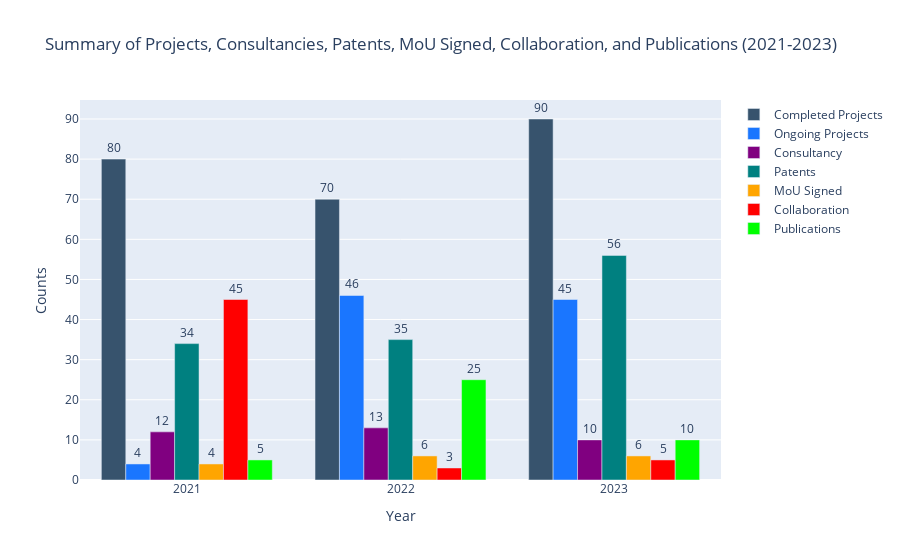

Notebook code for this chart:
### Code cell
import plotly.graph_objects as go

# Data for the table
years = [2021, 2022, 2023]

# Projects
completed_projects = [80, 70, 90]
ongoing_projects = [4, 46, 45]

# Consultancy
consultancy_2021 = 12
consultancy_2022 = 13
consultancy_2023 = 10

# Patents
patents_2021 = 34
patents_2022 = 35
patents_2023 = 56

# MoU Signed
mou_2021 = 4
mou_2022 = 6
mou_2023 = 6

# Collaboration
collaboration_2021 = 45
collaboration_2022 = 3
collaboration_2023 = 5

# Publication
publication_2021 = 5
publication_2022 = 25
publication_2023 = 10

# Create a grouped bar chart
fig = go.Figure()

# Projects
fig.add_trace(go.Bar(
    x=years,
    y=completed_projects,
    text=completed_projects,
    textposition='outside',
    name='Completed Projects',
    marker=dict(color='rgb(55, 83, 109)')
))

fig.add_trace(go.Bar(
    x=years,
    y=ongoing_projects,
    text=ongoing_projects,
    textposition='outside',
    name='Ongoing Projects',
    marker=dict(color='rgb(26, 118, 255)')
))

# Consultancy
fig.add_trace(go.Bar(
    x=years,
    y=[consultancy_2021, consultancy_2022, consultancy_2023],
    text=[consultancy_2021, consultancy_2022, consultancy_2023],
    textposition='outside',
    name='Consultancy',
    marker=dict(color='rgb(128, 0, 128)')
))

# Patents
fig.add_trace(go.Bar(
    x=years,
    y=[patents_2021, patents_2022, patents_2023],
    text=[patents_2021, patents_2022, patents_2023],
    textposition='outside',
    name='Patents',
    marker=dict(color='rgb(0, 128, 128)')
))

# MoU Signed
fig.add_trace(go.Bar(
    x=years,
    y=[mou_2021, mou_2022, mou_2023],
    text=[mou_2021, mou_2022, mou_2023],
    textposition='outside',
    name='MoU Signed',
    marker=dict(color='rgb(255, 165, 0)')
))

# Collaboration
fig.add_trace(go.Bar(
    x=years,
    y=[collaboration_2021, collaboration_2022, collaboration_2023],
    text=[collaboration_2021, collaboration_2022, collaboration_2023],
    textposition='outside',
    name='Collaboration',
    marker=dict(color='rgb(255, 0, 0)')
))

# Publication
fig.add_trace(go.Bar(
    x=years,
    y=[publication_2021, publication_2022, publication_2023],
    text=[publication_2021, publication_2022, publication_2023],
    textposition='outside',
    name='Publications',
    marker=dict(color='rgb(0, 255, 0)')
))

# Update layout
fig.update_layout(
    barmode='group',
    title='Summary of Projects, Consultancies, Patents, MoU Signed, Collaboration, and Publications (2021-2023)',
    xaxis_title='Year',
    yaxis_title='Counts',
    showlegend=True
)

# Show the plot
fig.show()

### Figure 1 — Plotly figure (JSON) as saved in the notebook; plotly's stock layout.template omitted (floating-point values rounded to 4 significant figures)
{"data": [{"marker": {"color": "rgb(55, 83, 109)"}, "name": "Completed Projects", "text": ["80", "70", "90"], "textposition": "outside", "type": "bar", "x": [2021, 2022, 2023], "y": [80, 70, 90]}, {"marker": {"color": "rgb(26, 118, 255)"}, "name": "Ongoing Projects", "text": ["4", "46", "45"], "textposition": "outside", "type": "bar", "x": [2021, 2022, 2023], "y": [4, 46, 45]}, {"marker": {"color": "rgb(128, 0, 128)"}, "name": "Consultancy", "text": ["12", "13", "10"], "textposition": "outside", "type": "bar", "x": [2021, 2022, 2023], "y": [12, 13, 10]}, {"marker": {"color": "rgb(0, 128, 128)"}, "name": "Patents", "text": ["34", "35", "56"], "textposition": "outside", "type": "bar", "x": [2021, 2022, 2023], "y": [34, 35, 56]}, {"marker": {"color": "rgb(255, 165, 0)"}, "name": "MoU Signed", "text": ["4", "6", "6"], "textposition": "outside", "type": "bar", "x": [2021, 2022, 2023], "y": [4, 6, 6]}, {"marker": {"color": "rgb(255, 0, 0)"}, "name": "Collaboration", "text": ["45", "3", "5"], "textposition": "outside", "type": "bar", "x": [2021, 2022, 2023], "y": [45, 3, 5]}, {"marker": {"color": "rgb(0, 255, 0)"}, "name": "Publications", "text": ["5", "25", "10"], "textposition": "outside", "type": "bar", "x": [2021, 2022, 2023], "y": [5, 25, 10]}], "layout": {"barmode": "group", "showlegend": true, "title": {"text": "Summary of Projects, Consultancies, Patents, MoU Signed, Collaboration, and Publications (2021-2023)"}, "xaxis": {"title": {"text": "Year"}}, "yaxis": {"title": {"text": "Counts"}}}}
